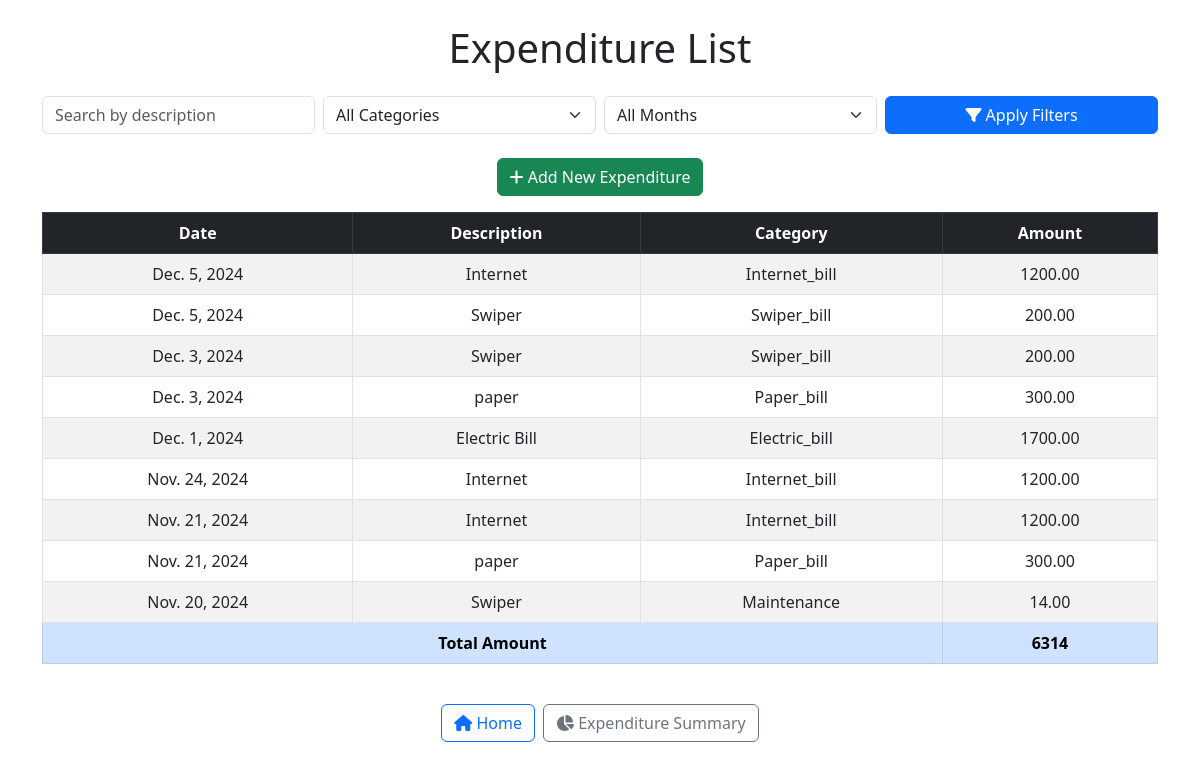
Page /expenditures/ (signed in) on the earlier database version.
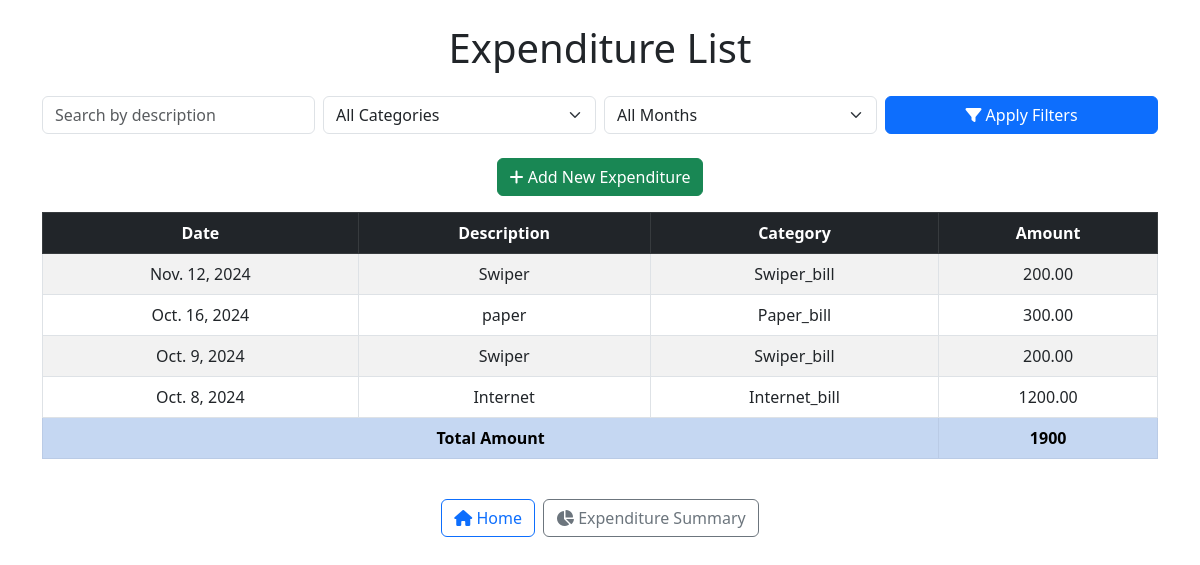
Same page on the later database version.
### hostel/models.py (models this page shows, shortened)
class Expenditure(models.Model):
    date = models.DateField()
    description = models.CharField(max_length=255)
    amount = models.DecimalField(max_digits=10, decimal_places=2)
    category = models.CharField(max_length=100, choices=[
        ('Maintenance', 'Maintenance'),
        ('Electric_bill', 'Electric_bill'),
        ('Swiper_bill', 'Swiper_bill'),
        ('Paper_bill', 'Paper_bill'),
        ('Internet_bill', 'Internet_bill'),
        ('Miscellaneous', 'Miscellaneous')
    ])
    created_at = models.DateTimeField(auto_now_add=True)

### hostel/views.py (the view)
# urls.py: path('expenditures/', views.expenditure_list, name='expenditure_list'),
@login_required
def expenditure_list(request):
    expenditures = Expenditure.objects.all().order_by('-date')
    category = request.GET.get('category', '')
    if category:
        expenditures = expenditures.filter(category=category)
    search_query = request.GET.get('q', '')
    if search_query:
        expenditures = expenditures.filter(description__icontains=search_query)
    monthcode = request.GET.get('monthcode', '')
    if monthcode:
        expenditures = expenditures.filter(date__startswith=monthcode)
    monthcodes = Expenditure.objects.annotate(
        month=TruncMonth('date')
    ).values_list('month', flat=True).distinct()
    formatted_monthcodes = [month.strftime(
        '%Y-%m') for month in monthcodes if month]
    total_amount = expenditures.aggregate(Sum('amount'))['amount__sum'] or 0
    return render(request, 'hostel/expenditure_list.html',
                  {'expenditures': expenditures,
                   'categories': Expenditure._meta.get_field('category').choices,
                   'total_amount': total_amount,
                   'monthcodes': formatted_monthcodes,
                   })

### hostel/templates/hostel/expenditure_list.html (shortened to what this page needs)
<!DOCTYPE html>
<html>
<head>
  <link href="https://cdn.jsdelivr.net/npm/bootstrap@5.3.0/dist/css/bootstrap.min.css" rel="stylesheet">
  <link href="https://cdnjs.cloudflare.com/ajax/libs/font-awesome/6.0.0-beta3/css/all.min.css" rel="stylesheet">
</head>
<body>
  <div class="container mt-4">
    <header class="text-center mb-4">
      <h1>Expenditure List</h1>
    </header>
    <section class="mb-4">
      <form method="get" action="{% url 'expenditure_list' %}" class="row g-2 justify-content-center">
        <div class="col-md-3">
          <input
            type="text"
            name="q"
            placeholder="Search by description"
            value="{{ request.GET.q }}"
            class="form-control"
          >
        </div>
        <div class="col-md-3">
          <select name="category" class="form-select">
            <option value="">All Categories</option>
          </select>
        </div>
        <div class="col-md-3">
          <select name="monthcode" class="form-select">
            <option value="">All Months</option>
          </select>
        </div>
        <div class="col-md-3 text-md-start text-center">
          <button type="submit" class="btn btn-primary w-100">
            <i class="fas fa-filter"></i> Apply Filters
          </button>
        </div>
      </form>
    </section>
    <section class="mb-3 text-center">
      <a href="{% url 'add_expenditure' %}" class="btn btn-success">
        <i class="fas fa-plus"></i> Add New Expenditure
      </a>
    </section>
    <section class="table-responsive">
      <table class="table table-striped table-bordered text-center">
        <thead class="table-dark">
          <tr>
            <th>Date</th>
            <th>Description</th>
            <th>Category</th>
            <th>Amount</th>
          </tr>
        </thead>
        <tbody>
          {% for expenditure in expenditures %}
            <tr>
              <td>{{ expenditure.date }}</td>
              <td>{{ expenditure.description }}</td>
              <td>{{ expenditure.category }}</td>
              <td>{{ expenditure.amount }}</td>
            </tr>
          {% empty %}
            <tr>
              <td colspan="4" class="text-center text-danger">
                No expenditures found.
              </td>
            </tr>
          {% endfor %}
          <tr class="table-primary">
            <td colspan="3"><strong>Total Amount</strong></td>
            <td><strong>{{ total_amount }}</strong></td>
          </tr>
        </tbody>
      </table>
    </section>
    <footer class="text-center mt-4">
      <div class="d-inline-flex gap-2">
        <a href="{% url 'home' %}" class="btn btn-outline-primary">
          <i class="fas fa-home"></i> Home
        </a>
        <a href="{% url 'expenditure_summary' %}" class="btn btn-outline-secondary">
          <i class="fas fa-chart-pie"></i> Expenditure Summary
        </a>
      </div>
    </footer>
  </div>
</body>
</html>

Differences in the rows shown:
removed Expenditure: date "Dec. 5, 2024", description "Internet", category "Internet_bill", amount "1200.00"
removed Expenditure: date "Dec. 5, 2024", description "Swiper", category "Swiper_bill", amount "200.00"
removed Expenditure: date "Dec. 3, 2024", description "Swiper", category "Swiper_bill", amount "200.00"
removed Expenditure: date "Dec. 3, 2024", description "paper", category "Paper_bill", amount "300.00"
removed Expenditure: date "Dec. 1, 2024", description "Electric Bill", category "Electric_bill", amount "1700.00"
removed Expenditure: date "Nov. 24, 2024", description "Internet", category "Internet_bill", amount "1200.00"
removed Expenditure: date "Nov. 21, 2024", description "Internet", category "Internet_bill", amount "1200.00"
removed Expenditure: date "Nov. 21, 2024", description "paper", category "Paper_bill", amount "300.00"
removed Expenditure: date "Nov. 20, 2024", description "Swiper", category "Maintenance", amount "14.00"
added Expenditure: date "Nov. 12, 2024", description "Swiper", category "Swiper_bill", amount "200.00"
added Expenditure: date "Oct. 16, 2024", description "paper", category "Paper_bill", amount "300.00"
added Expenditure: date "Oct. 9, 2024", description "Swiper", category "Swiper_bill", amount "200.00"
added Expenditure: date "Oct. 8, 2024", description "Internet", category "Internet_bill", amount "1200.00"
Other differences:
{{ total_amount }}: "6314" → "1900"
